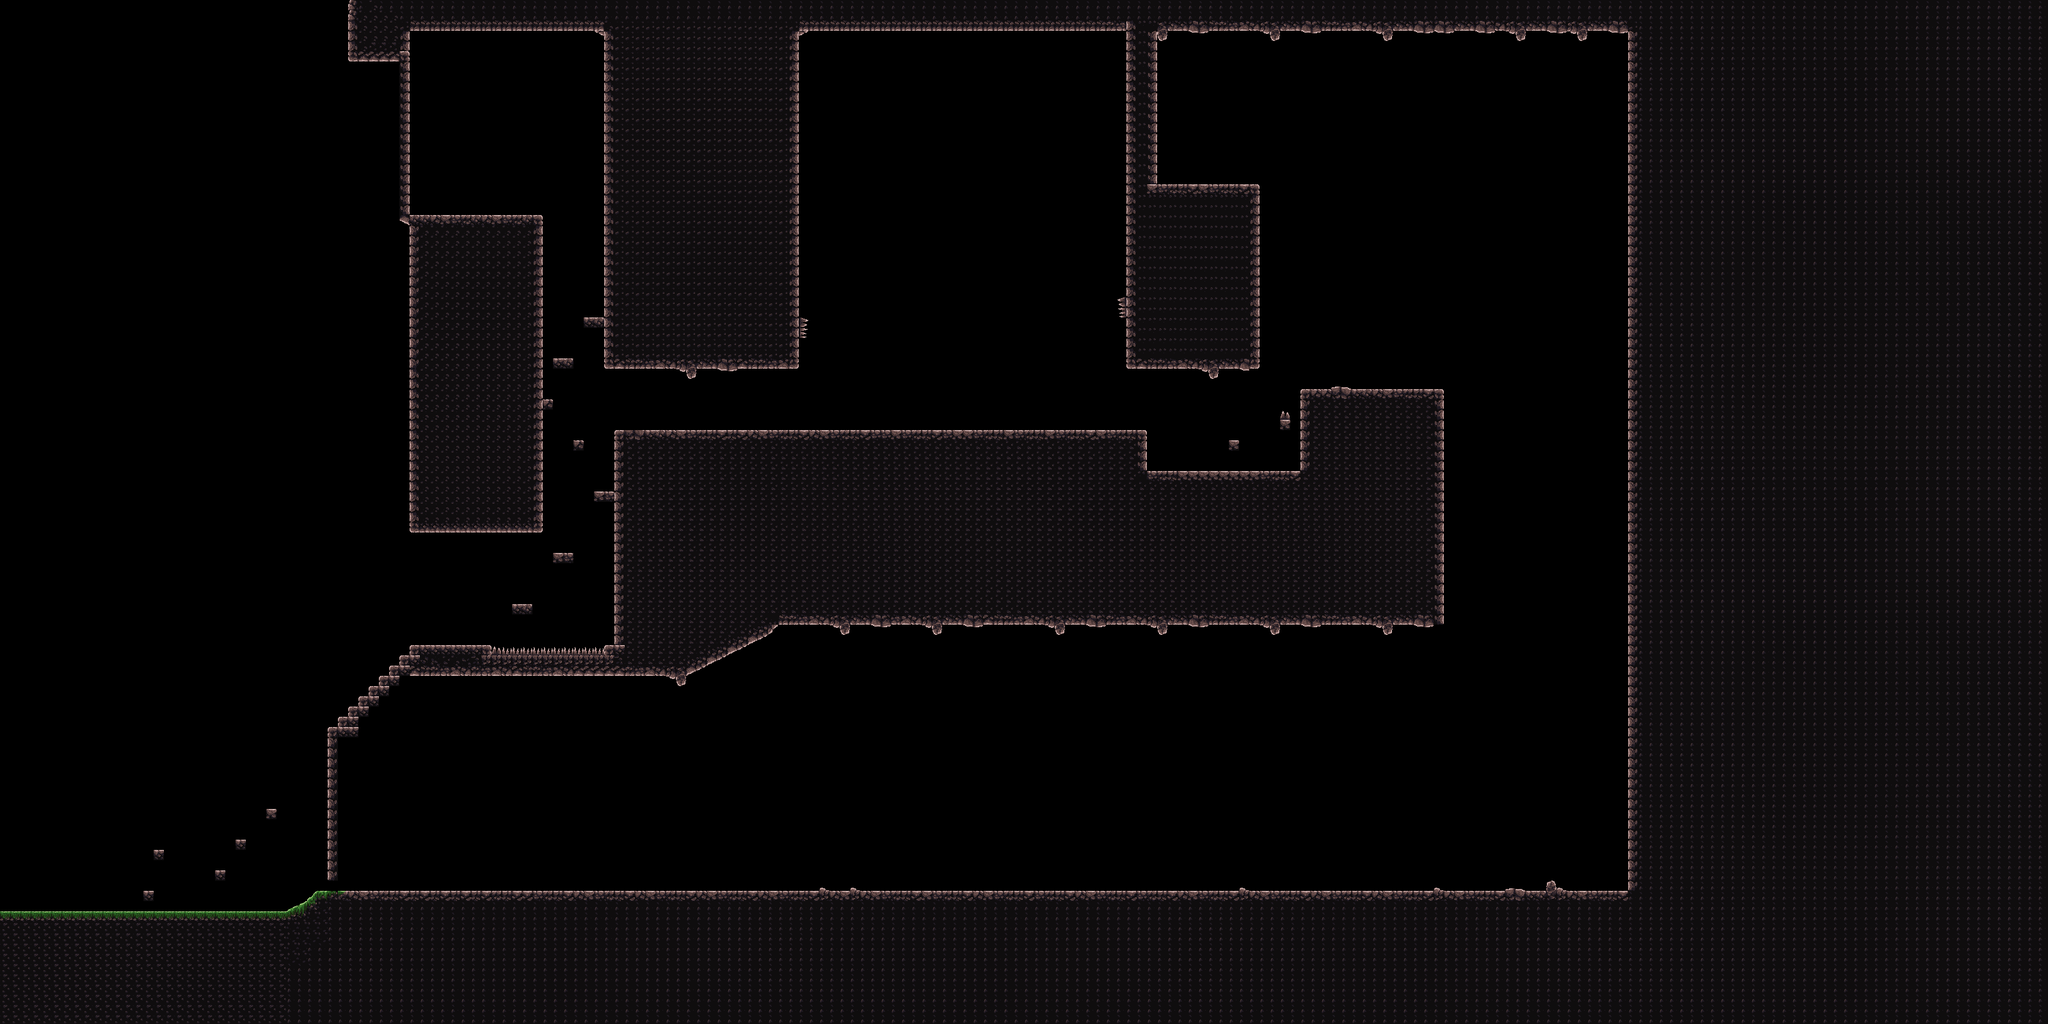

Tiled map render using the project's own tile images. Description and the map definition, with tile-layer contents summarised, below:
An orthogonal 200x100 tile map with 16x16 px tiles, 1 tile layer (Tile Layer 1).

<map version="1.10" tiledversion="1.11.2" orientation="orthogonal" renderorder="right-down" width="200" height="100" tilewidth="16" tileheight="16" infinite="0" nextlayerid="2" nextobjectid="1">
 <tileset firstgid="1" source="main_lev_buildA.tsx" />
 <layer id="1" name="Tile Layer 1" width="200" height="100">
  <data>[20000 cells, 9813 non-empty, 93 distinct tile ids]</data>
 </layer>
</map>
